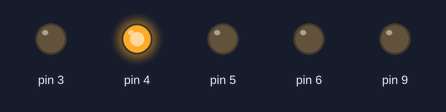
The sketch below on a simulated Arduino Uno, built with avr-gcc and run on an emulated ATmega328P. On the bench: output pins drawn as LEDs (lit = HIGH).

Above: at 0.1 s.
Timing chart, 0 to 1.6 s (numbered marks = the images above):
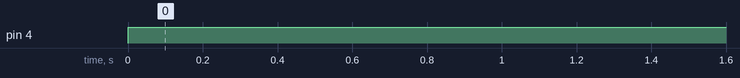

Measured:
- by itself, pin 4: LOW → HIGH at 0.00 s

The sketch:

FastLEDTester.ino
```cpp
#include <Math.h>
#include <FastLED.h>

int i, c;
unsigned long power;
byte output_pin[5];

CRGB rgb;

void setup() {
    Serial.begin(115200);

    output_pin[0] = 3;
    output_pin[1] = 4;
    output_pin[2] = 5;
    output_pin[3] = 6;
    output_pin[4] = 9;

    for(i=0; i<8; i++){
        pinMode(output_pin[i], OUTPUT);
    }
}

void loop() {
    rgb.setHSV(0, 255, 255);
    analogWrite(output_pin[1], rgb.r);
    delay(500);
    analogWrite(output_pin[1], 511);
    delay(500);

}
```
